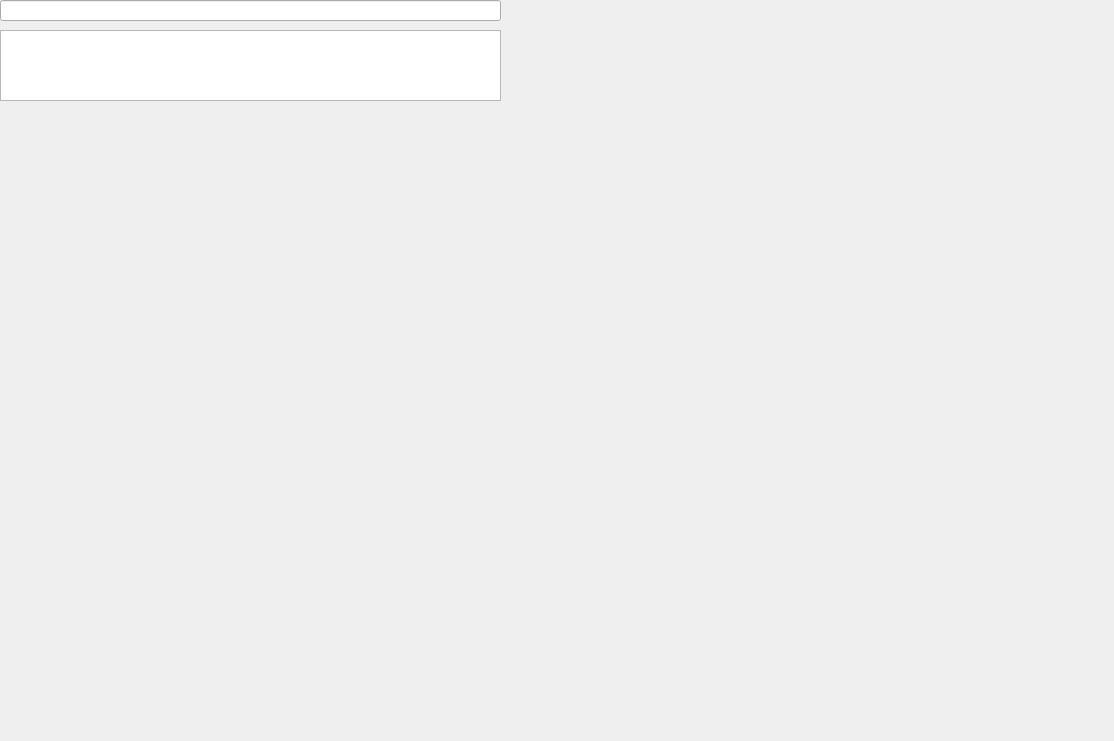
<?xml version="1.0" encoding="UTF-8"?>
<ui version="4.0">
 <class>DialogChart</class>
 <widget class="QDialog" name="DialogChart">
  <property name="geometry">
   <rect>
    <x>0</x>
    <y>0</y>
    <width>1114</width>
    <height>741</height>
   </rect>
  </property>
  <property name="windowTitle">
   <string>Dialog</string>
  </property>
  <widget class="QLineEdit" name="lineEdit">
   <property name="geometry">
    <rect>
     <x>0</x>
     <y>0</y>
     <width>501</width>
     <height>21</height>
    </rect>
   </property>
  </widget>
  <widget class="QTextEdit" name="textEdit">
   <property name="geometry">
    <rect>
     <x>0</x>
     <y>30</y>
     <width>501</width>
     <height>71</height>
    </rect>
   </property>
  </widget>
 </widget>
 <resources/>
 <connections/>
</ui>
